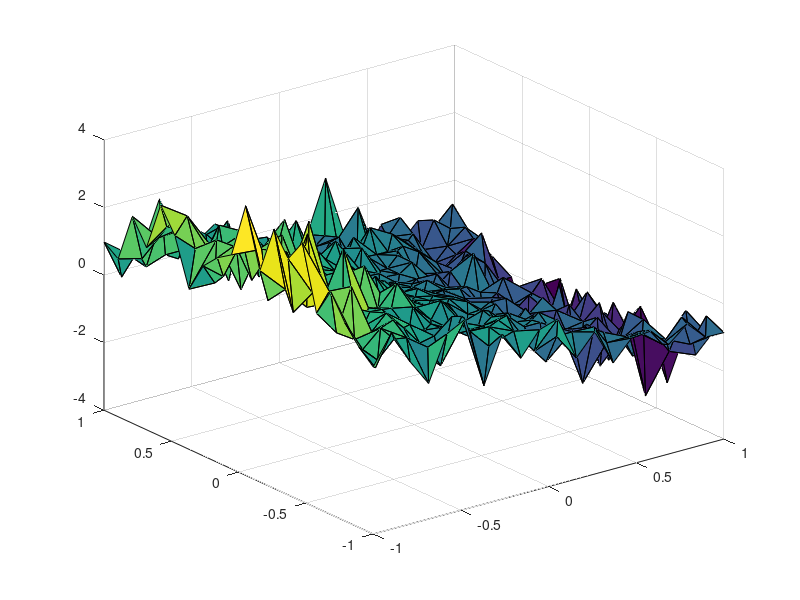
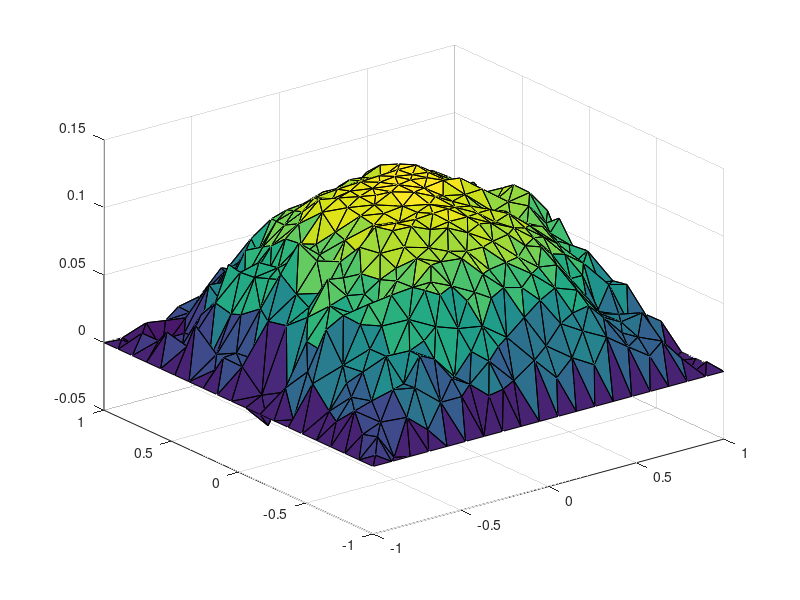
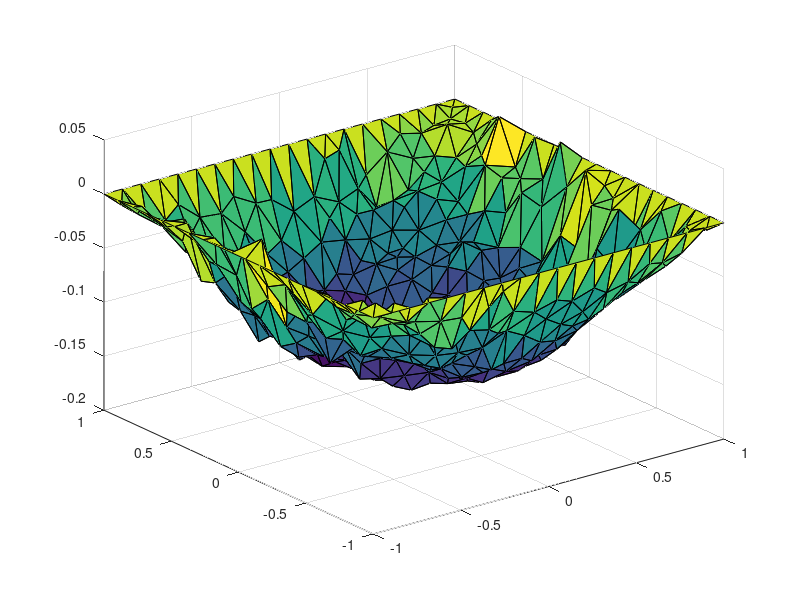
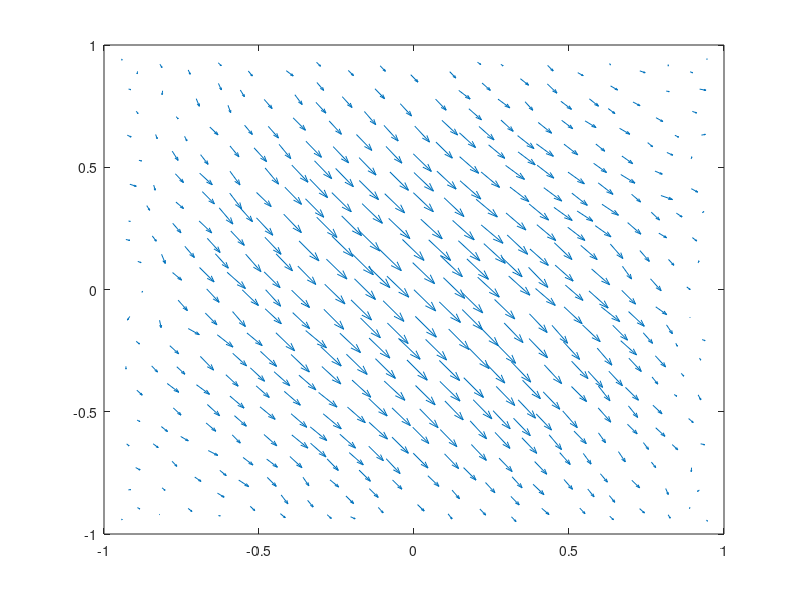

The MATLAB source for these figures, in order:
close all
clear all
clc
x = load('./files/x.txt');
y = load('./files/y.txt');
p = load('./files/p.txt');
u = load('./files/u.txt');
v = load('./files/v.txt');
tri = load('./files/tri.txt');
UVP = load('./files/UVP.txt');
tri = tri + 1;

figure()
trisurf(tri, x, y, p)
figure()
trisurf(tri, x, y, u)
figure()
trisurf(tri, x, y, v)
figure()
quiver(x, y, u, v)